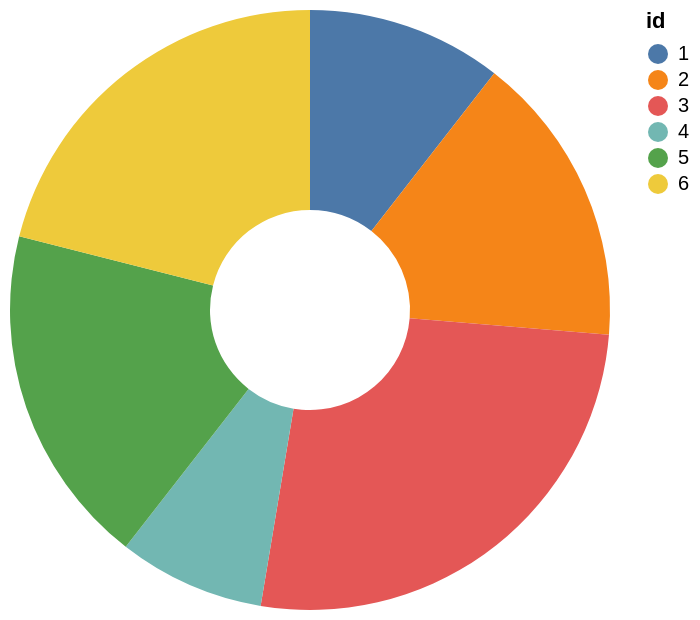

Express this chart as Vega-Lite.
### Vega-Lite specification from a JSON file in a GitHub repository (floating-point values rounded to 4 significant figures)
{"$schema": "https://vega.github.io/schema/vega-lite/v4.json", "description": "A simple donut chart with embedded data.", "data": {"values": [{"id": 1, "field": 4}, {"id": 2, "field": 6}, {"id": 3, "field": 10}, {"id": 4, "field": 3}, {"id": 5, "field": 7}, {"id": 6, "field": 8}]}, "mark": {"type": "arc", "radius2": 50}, "encoding": {"angle": {"field": "field", "type": "quantitative"}, "color": {"field": "id", "type": "nominal"}}}
